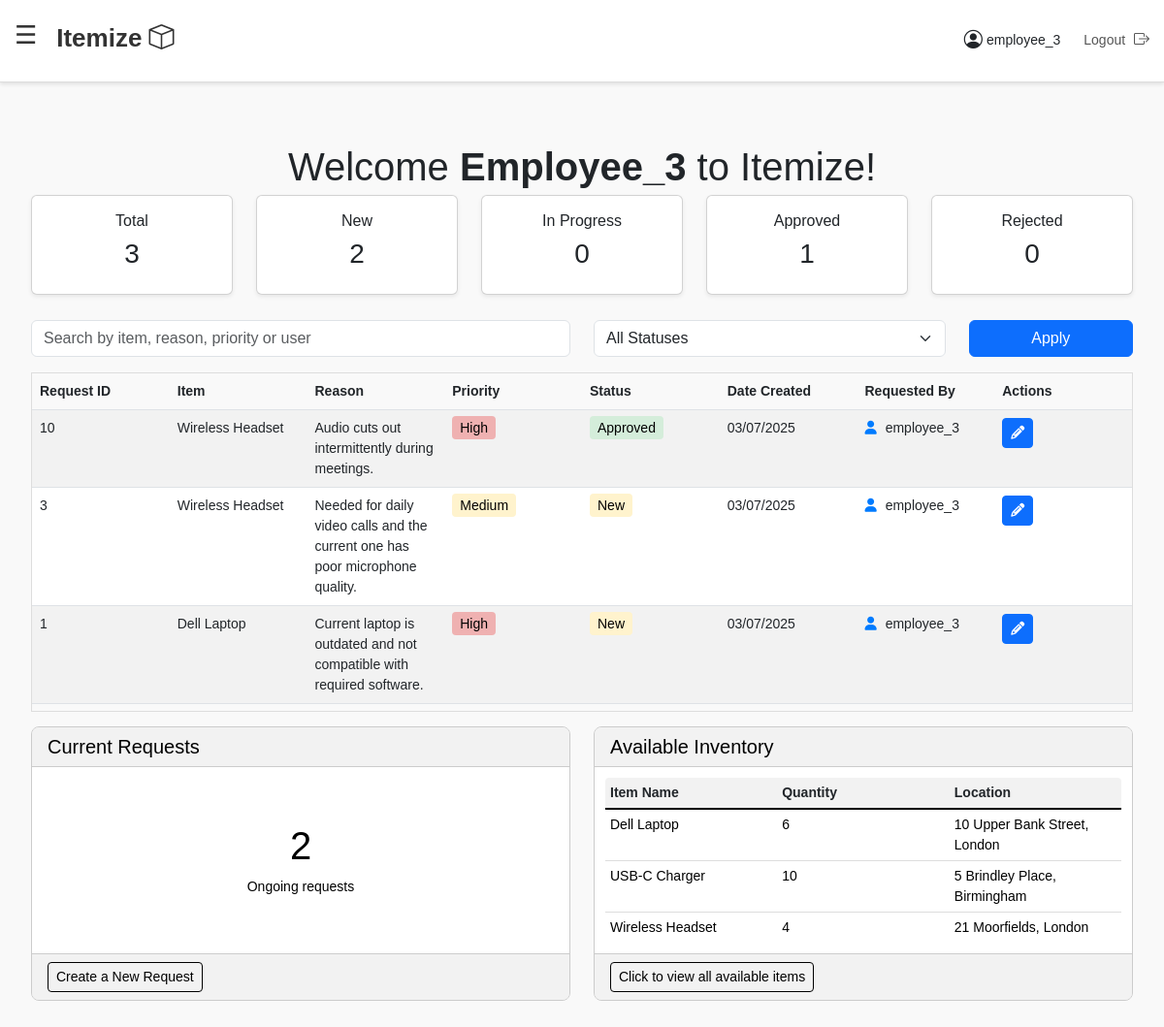
Screenshot of /dashboard/ (signed in) with the database file from the repository.
### inventory/models.py (models this page shows, shortened)
class InventoryRequest(models.Model):
    STATUS_CHOICES = [
        ('New', 'New'),
        ('In Progress', 'In Progress'),
        ('Approved', 'Approved'),
        ('Rejected', 'Rejected'),
    ]
    item = models.ForeignKey(InventoryItem, on_delete=models.CASCADE)
    reason = models.TextField()
    priority = models.CharField(max_length=10, choices=[('High', 'High'), ('Medium', 'Medium'), ('Low', 'Low')])
    requested_by = models.ForeignKey(User, on_delete=models.CASCADE)
    status = models.CharField(max_length=20, choices=STATUS_CHOICES, default='New')
    created_at = models.DateTimeField(auto_now_add=True)
    class Meta:
        verbose_name = 'Inventory Request'
        verbose_name_plural = 'Inventory Requests'
        db_table = 'inventory_request'

class InventoryItem(models.Model):
    name = models.CharField(max_length=100)
    category = models.CharField(max_length=100)
    quantity = models.PositiveIntegerField(default=0)
    location = models.CharField(max_length=100)
    description = models.TextField(blank=True)
    added = models.DateTimeField(auto_now_add=True)
    class Meta:
        verbose_name = 'Inventory Item'
        verbose_name_plural = 'Inventory Items'
        db_table = 'inventory_item'

### inventory/views.py (the view, shortened to what this page needs)
# urls.py: path('dashboard/', views.dashboard, name='dashboard'),
@login_required
def dashboard(request):
    if request.user.is_staff:
        requests = InventoryRequest.objects.all()
        is_admin = True
    else:
        requests = InventoryRequest.objects.filter(requested_by=request.user)
        is_admin = False
    search_query = request.GET.get('search', '').strip()
    status_filter = request.GET.get('status', '').strip()
    if status_filter:
        requests = requests.filter(status=status_filter)
    requests = requests.order_by('-created_at')
    current_requests_count = requests.exclude(status__in=['Approved', 'Rejected']).count()
    total_requests = requests.count()
    new_count = requests.filter(status='New').count()
    in_progress_count = requests.filter(status='In Progress').count()
    approved_count = requests.filter(status='Approved').count()
    rejected_count = requests.filter(status='Rejected').count()
    paginator = Paginator(requests, 8)
    page_number = request.GET.get('page')
    page_obj = paginator.get_page(page_number)
    available_inventories = InventoryItem.objects.all()[:3]
    context = {
        'requests': page_obj,
        'page_obj': page_obj,
        'current_requests_count': current_requests_count,
        'available_inventories': available_inventories,
        'is_admin': is_admin,
        'user_name': request.user.username,
        'search_query': search_query,
        'status_filter': status_filter,
        'status_choices': InventoryRequest.STATUS_CHOICES,
        'total_requests': total_requests,
        'new_count': new_count,
        'in_progress_count': in_progress_count,
        'approved_count': approved_count,
        'rejected_count': rejected_count,
    }
    return render(request, 'dashboard.html', context)

### templates/dashboard.html (shortened to what this page needs)
{% extends 'base.html' %}
{% block content %}
    <div class="container-fluid mt-5">
    <h1 class="text-center" style="margin-top: 5px; margin-bottom: 15px">Welcome
        <strong>{{ user.username|title }}</strong> to Itemize!
    </h1>
    <div class="row mb-3">
    <div class="col-md">
        <div class="card text-center shadow-sm">
            <div class="card-body">
                <h6>Total</h6>
                <h3>{{ total_requests }}</h3>
            </div>
        </div>
    </div>
    <div class="col-md">
        <div class="card text-center shadow-sm">
            <div class="card-body">
                <h6>New</h6>
                <h3>{{ new_count }}</h3>
            </div>
        </div>
    </div>
    <div class="col-md">
        <div class="card text-center shadow-sm">
            <div class="card-body">
                <h6>In Progress</h6>
                <h3>{{ in_progress_count }}</h3>
            </div>
        </div>
    </div>
    <div class="col-md">
        <div class="card text-center shadow-sm">
            <div class="card-body">
                <h6>Approved</h6>
                <h3>{{ approved_count }}</h3>
            </div>
        </div>
    </div>
    <div class="col-md">
        <div class="card text-center shadow-sm">
            <div class="card-body">
                <h6>Rejected</h6>
                <h3>{{ rejected_count }}</h3>
            </div>
        </div>
    </div>
</div>
<form method="get" class="row mb-3">
    <div class="col-md-6">
        <input type="text" name="search" class="form-control"
               placeholder="Search by item, reason, priority or user"
               value="{{ search_query }}">
    </div>
    <div class="col-md-4">
        <select name="status" class="form-select">
            <option value="">All Statuses</option>
        </select>
    </div>
    <div class="col-md-2">
        <button type="submit" class="btn btn-primary w-100">Apply</button>
    </div>
</form>
    <div class="scrollable-table-container">
        <table class="table table-striped">
            <thead>
            <tr>
                <th>Request ID</th>
                <th>Item</th>
                <th>Reason</th>
                <th>Priority</th>
                <th>Status</th>
                <th>Date Created</th>
                <th>Requested By</th>
                <th>Actions</th>
            </tr>
            </thead>
            <tbody>
            {% for req in requests %}
                <tr>
                    <td>{{ req.id }}</td>
                    <td>{{ req.item.name }}</td>
                    <td>{{ req.reason }}</td>
                    <td>
                <span class="{% if req.priority == 'Low' %}priority-low
                              {% elif req.priority == 'Medium' %}priority-medium
                              {% elif req.priority == 'High' %}priority-high{% endif %}">
                    {{ req.priority }}
                </span>
                    </td>
                    <td>
                <span class="{% if req.status == 'New' %}status-new
                              {% elif req.status == 'In Progress' %}status-in-progress
                              {% elif req.status == 'Approved' %}status-approved
                              {% elif req.status == 'Rejected' %}status-rejected{% endif %}">
                    {{ req.status }}
                </span>
                    </td>
                    <td>{{ req.created_at|date:"d/m/Y" }}</td>
                    <td>
                        {% if req.requested_by.is_superuser %}
                            <i class="fa fa-user-shield" style="color: #ff5733; margin-right: 5px;"></i>
                        {% else %}
                            <i class="fa fa-user" style="color: #007bff; margin-right: 5px;"></i>
                        {% endif %}
                        {{ req.requested_by.username }}
                    </td>
                    <td>
                        {% if req.requested_by == user or is_admin %}
                            <a href="{% url 'edit_request' req.id %}" class="btn btn-primary btn-sm btn-icon">
                                <i class="fa fa-pencil-alt"></i>
                            </a>
                        {% else %}
                            <span class="text-muted">No Actions</span>
                        {% endif %}
                    </td>
                </tr>
            {% endfor %}
            </tbody>
        </table>
    </div>
    <div class="row mb-4">
    <div class="col-md-6">
        <div class="card h-100"
             style="background-color: #f2f2f2; border: 1px solid #ccc; border-radius: 8px; overflow: hidden;">
            <div class="card-header" style="background-color: #f2f2f2; color: black; border-bottom: 1px solid #ccc;">
                <h5 class="card-title mb-0">Current Requests</h5>
            </div>
            <div class="card-body d-flex flex-column align-items-center justify-content-center"
                 style="background-color: white;">
                <h1 style="color: black;">{{ current_requests_count }}</h1>
                <p class="card-text" style="color: black;">Ongoing requests</p>
            </div>
            <div class="card-footer" style="background-color: #f2f2f2; border-top: 1px solid #ccc;">
                <a href="{% url 'create_request' %}" class="btn btn-sm"
                   style="border: 1px solid black; color: black; background-color: transparent; transition: 0.3s;"
                   onmouseover="this.style.backgroundColor='black'; this.style.color='white';"
                   onmouseout="this.style.backgroundColor='transparent'; this.style.color='black';">Create a New
                    Request</a>
            </div>
        </div>
    </div>
    <div class="col-md-6">
        <div class="card h-100"
             style="background-color: #f2f2f2; border: 1px solid #ccc; border-radius: 8px; overflow: hidden;">
            <div class="card-header" style="background-color: #f2f2f2; color: black; border-bottom: 1px solid #ccc;">
                <h5 class="card-title mb-0">Available Inventory</h5>
            </div>
            <div class="card-body" style="background-color: white; padding: 10px;">
                {% if available_inventories|length > 0 %}
                    <table style="width: 100%; border-collapse: collapse; background-color: white; border-radius: 5px; overflow: hidden; border: 1px solid #ddd;">
                        <thead style="background-color: #f2f2f2;">
                        <tr>
                            <th style="text-align: left; padding: 5px; border-bottom: 2px solid black;">Item Name</th>
                            <th style="text-align: left; padding: 5px; border-bottom: 2px solid black;">Quantity</th>
                            <th style="text-align: left; padding: 5px; border-bottom: 2px solid black;">Location</th>
                        </tr>
                        </thead>
                        <tbody>
                        {% for item in available_inventories|slice:":3" %}
                            <tr>
                                <td style="padding: 5px; border-bottom: 1px solid #ddd; color: black;">{{ item.name }}</td>
                                <td style="padding: 5px; border-bottom: 1px solid #ddd; color: black;">{{ item.quantity }}</td>
                                <td style="padding: 5px; border-bottom: 1px solid #ddd; color: black;">{{ item.location }}</td>
                            </tr>
                        {% endfor %}
                        </tbody>
                    </table>
                {% else %}
                    <p style="text-align: center; color: black; margin: 10px 0;">No inventory available</p>
                {% endif %}
            </div>
            <div class="card-footer" style="background-color: #f2f2f2; border-top: 1px solid #ccc;">
                <a href="{% url 'available_inventory' %}" class="btn btn-sm"
                   style="border: 1px solid black; color: black; background-color: transparent; transition: 0.3s;"
                   onmouseover="this.style.backgroundColor='black'; this.style.color='white';"
                   onmouseout="this.style.backgroundColor='transparent'; this.style.color='black';">Click to view all
                    available items</a>
            </div>
        </div>
    </div>
{% endblock %}

### templates/base.html (shortened to what this page needs)
<!DOCTYPE html>
<html lang="en">
<head>
    <link href="https://cdn.jsdelivr.net/npm/bootstrap@5.3.0/dist/css/bootstrap.min.css" rel="stylesheet">
    <link href="https://cdnjs.cloudflare.com/ajax/libs/font-awesome/6.4.0/css/all.min.css" rel="stylesheet">
    <link href="https://cdn.jsdelivr.net/npm/bootstrap-icons/font/bootstrap-icons.css" rel="stylesheet">
</head>
<body>
<nav class="navbar d-flex align-items-center justify-content-between">
    <div>
        <span id="hamburgerIcon" class="hamburger-icon">☰</span>
        <a href="{% url 'dashboard' %}" class="navbar-brand ms-3">
            Itemize <i class="bi bi-box"></i>
        </a>
    </div>
    <div class="d-flex align-items-center">
        <span class="profile-section d-flex align-items-center me-4">
            <i class="bi bi-person-circle me-1" style="font-size: 1.2rem;"></i>
            {{ request.user.username }}
        </span>
        <a href="{% url 'logout' %}" class="logout">
            Logout <i class="bi bi-box-arrow-right"></i>
        </a>
    </div>
</nav>
<div class="main-content">
    {% block content %}
    {% endblock %}
</div>
</body>
</html>

### templates/base.html (style rules this page uses)
table { table-layout: fixed; width: 100%; }
th, td { text-align: left; vertical-align: top; }
body { margin: 0; font-size: 14px; font-family: Arial, sans-serif; background-color: #f9f9f9; }
.navbar { background-color: #ffffff; box-shadow: 0 2px 4px rgba(0, 0, 0, 0.1); border-bottom: 1px solid #ddd; padding: 20px 15px; position: fixed; top: 0; left: 0; width: 100%; z-index: 1000; }
.navbar .navbar-brand { font-size: 26px; font-weight: bold; color: #333; text-decoration: none; }
.profile-section, .logout { font-size: 14px; }
.logout i { margin-left: 5px; font-size: 16px; }
.hamburger-icon { font-size: 26px; cursor: pointer; position: relative; top: -7.5px; color: #333; }
.main-content { margin-top: 80px; padding: 20px; }
.logout { font-size: 14px; text-decoration: none; color: #555; margin-top: -1.9px; }
.profile-section { margin-top: 0px; }
.hamburger-icon { font-size: 26px; cursor: pointer; position: relative; top: -7.5px; vertical-align: middle; user-select: none; color: #333; }

### templates/dashboard.html (style rules this page uses)
.text-center { margin-top: -10px; margin-bottom: 10px; }
.scrollable-table-container { max-height: 350px; overflow-y: auto; border: 1px solid #ddd; margin-bottom: 15px; }
.scrollable-table-container table { width: 100%; border-collapse: collapse; border-spacing: 0; }
.scrollable-table-container thead th { position: sticky; top: 0; z-index: 2; background-color: #f9f9f9; box-shadow: 0 2px 2px -1px rgba(0, 0, 0, 0.1); padding: 8px; text-align: left; }
.scrollable-table-container tbody td { padding: 8px; }
.btn-icon { position: relative; display: inline-block; text-decoration: none; }
.priority-medium { background-color: #fff3cd; color: #000000; padding: 4px 8px; border-radius: 4px; }
.priority-high { background-color: #efb1b1; color: #000000; padding: 4px 8px; border-radius: 4px; }
.status-new { background-color: #fff3cd; color: #000000; padding: 4px 8px; border-radius: 4px; }
.status-approved { background-color: #d4edda; color: #000000; padding: 4px 8px; border-radius: 4px; }

### rows the page displays
InventoryRequest: id "10", item.name "Wireless Headset", reason "Audio cuts out intermittently during meetings.", priority "High", status "Approved", created_at "03/07/2025", requested_by.username "employee_3"
InventoryRequest: id "3", item.name "Wireless Headset", reason "Needed for daily video calls and the current one has poor microphone quality.", priority "Medium", status "New", created_at "03/07/2025", requested_by.username "employee_3"
InventoryRequest: id "1", item.name "Dell Laptop", reason "Current laptop is outdated and not compatible with required software.", priority "High", status "New", created_at "03/07/2025", requested_by.username "employee_3"
InventoryItem: name "Dell Laptop", quantity "6", location "10 Upper Bank Street, London"
InventoryItem: name "USB-C Charger", quantity "10", location "5 Brindley Place, Birmingham"
InventoryItem: name "Wireless Headset", quantity "4", location "21 Moorfields, London"

### other values shown
{{ request.user.username }} "employee_3"
{{ user.username|title }} "Employee_3"
{{ total_requests }} "3"
{{ new_count }} "2"
{{ in_progress_count }} "0"
{{ approved_count }} "1"
{{ rejected_count }} "0"
{{ current_requests_count }} "2"
